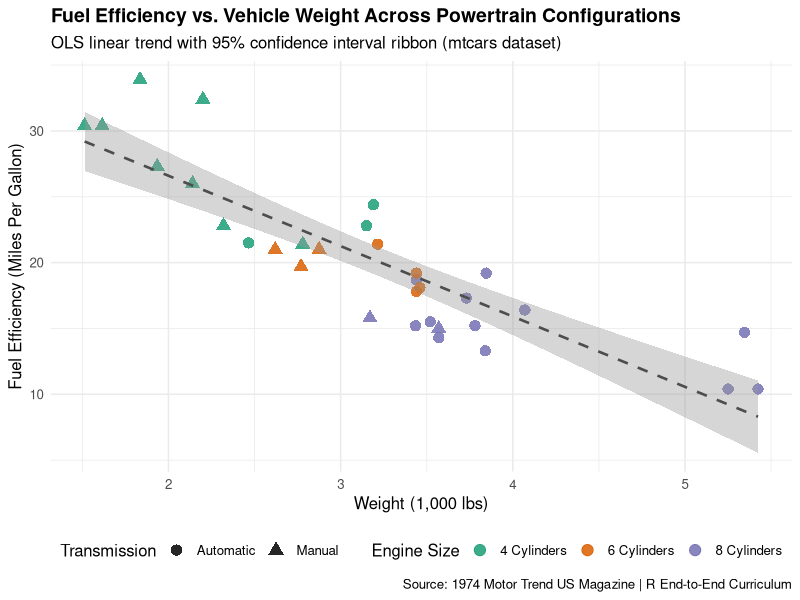
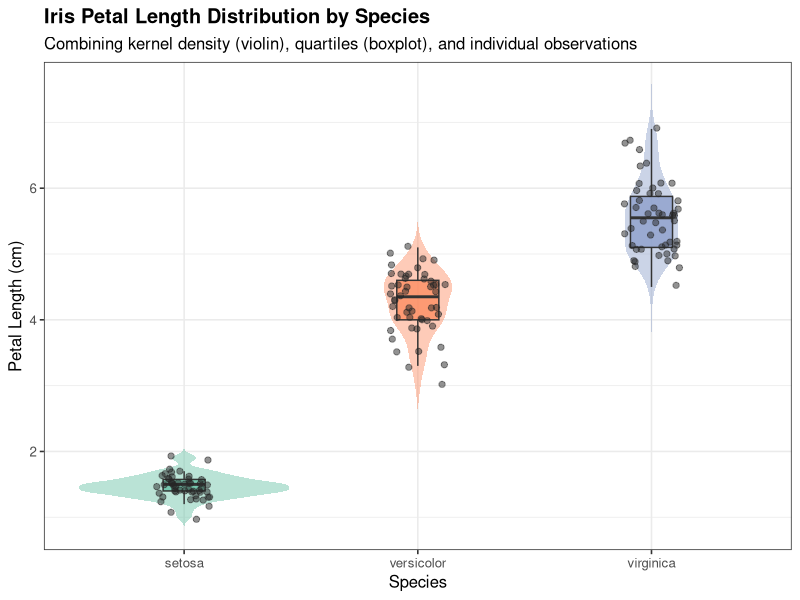
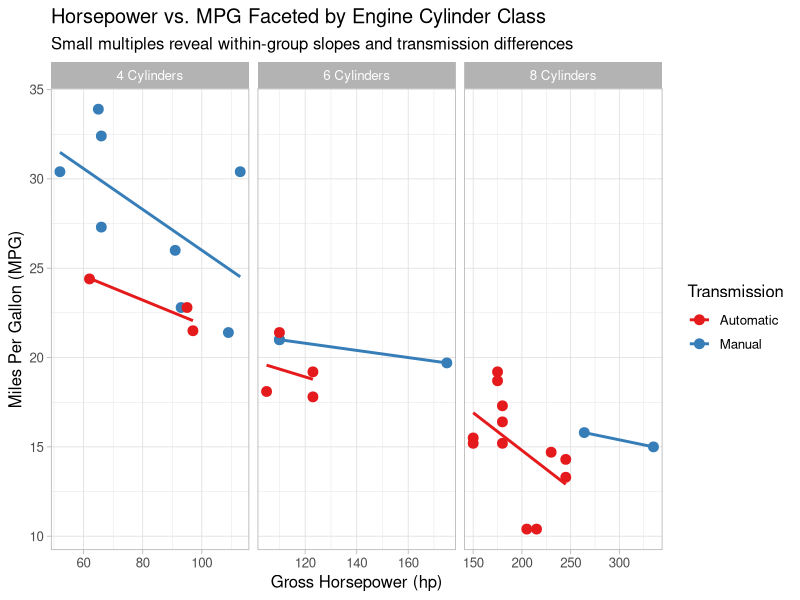

Write R code to recreate these figures, in order.
# ==============================================================================
# PART 03: DATA VISUALIZATION & GRAPHICS
# Module 02: Grammar of Graphics with `ggplot2` (Fundamentals to Publication-Grade)
# ==============================================================================
# Wilkinson's "Grammar of Graphics" decomposes any statistical plot into 7 layers:
# 1. Data        (`ggplot(data = ...)`)
# 2. Aesthetics  (`aes(x = ..., y = ..., color = ..., size = ..., fill = ...)`)
# 3. Geometries  (`geom_point()`, `geom_line()`, `geom_col()`, `geom_boxplot()`)
# 4. Facets      (`facet_wrap()`, `facet_grid()`)
# 5. Statistics  (`stat_smooth()`, `stat_summary()`)
# 6. Coordinates (`coord_flip()`, `coord_cartesian()`, `coord_polar()`)
# 7. Themes      (`theme_minimal()`, `theme_bw()`, custom `theme()`)
# ==============================================================================

if (requireNamespace("ggplot2", quietly = TRUE)) {
  library(ggplot2)

  # Prepare a clean copy of `mtcars` with factor labels
  cars_df <- mtcars
  cars_df$cyl_fct  <- factor(cars_df$cyl, labels = c("4 Cylinders", "6 Cylinders", "8 Cylinders"))
  cars_df$trans    <- factor(cars_df$am, labels = c("Automatic", "Manual"))
  cars_df$car_name <- rownames(mtcars)

  # ----------------------------------------------------------------------------
  # 1. MULTIVARIATE SCATTER PLOT WITH CONFIDENCE RIBBONS & AESTHETIC MAPPINGS
  # ----------------------------------------------------------------------------
  p1_scatter <- ggplot(cars_df, aes(x = wt, y = mpg, color = cyl_fct, shape = trans)) +
    geom_point(size = 3.5, alpha = 0.85) +
    geom_smooth(aes(group = 1), method = "lm", formula = y ~ x,
                se = TRUE, color = "gray30", linetype = "dashed", linewidth = 0.9) +
    scale_color_manual(values = c("#1b9e77", "#d95f02", "#7570b3")) +
    labs(
      title    = "Fuel Efficiency vs. Vehicle Weight Across Powertrain Configurations",
      subtitle = "OLS linear trend with 95% confidence interval ribbon (mtcars dataset)",
      x        = "Weight (1,000 lbs)",
      y        = "Fuel Efficiency (Miles Per Gallon)",
      color    = "Engine Size",
      shape    = "Transmission",
      caption  = "Source: 1974 Motor Trend US Magazine | R End-to-End Curriculum"
    ) +
    theme_minimal(base_size = 12) +
    theme(
      plot.title      = element_text(face = "bold", size = 14),
      legend.position = "bottom"
    )

  # ----------------------------------------------------------------------------
  # 2. RAIN-CLOUD STYLE DISTRIBUTION: VIOLIN + BOXPLOT + JITTERED POINTS
  # ----------------------------------------------------------------------------
  p2_distribution <- ggplot(iris, aes(x = Species, y = Petal.Length, fill = Species)) +
    geom_violin(alpha = 0.45, trim = FALSE, color = NA) +
    geom_boxplot(width = 0.18, outlier.shape = NA, alpha = 0.8, color = "gray20") +
    geom_jitter(width = 0.12, alpha = 0.5, size = 1.8, color = "gray15") +
    scale_fill_brewer(palette = "Set2") +
    labs(
      title    = "Iris Petal Length Distribution by Species",
      subtitle = "Combining kernel density (violin), quartiles (boxplot), and individual observations",
      x        = "Species",
      y        = "Petal Length (cm)"
    ) +
    theme_bw(base_size = 12) +
    theme(legend.position = "none", plot.title = element_text(face = "bold"))

  # ----------------------------------------------------------------------------
  # 3. FACETED SMALL MULTIPLES (`facet_wrap`)
  # ----------------------------------------------------------------------------
  p3_facets <- ggplot(cars_df, aes(x = hp, y = mpg, color = trans)) +
    geom_point(size = 3) +
    geom_smooth(method = "lm", formula = y ~ x, se = FALSE) +
    facet_wrap(~ cyl_fct, scales = "free_x") +
    scale_color_manual(values = c("#e41a1c", "#377eb8")) +
    labs(
      title    = "Horsepower vs. MPG Faceted by Engine Cylinder Class",
      subtitle = "Small multiples reveal within-group slopes and transmission differences",
      x        = "Gross Horsepower (hp)",
      y        = "Miles Per Gallon (MPG)",
      color    = "Transmission"
    ) +
    theme_light(base_size = 12)

  # Save plots cleanly to tempdir
  out_dir <- file.path(tempdir(), "r_course_plots")
  if (!dir.exists(out_dir)) dir.create(out_dir, recursive = TRUE)
  ggsave(file.path(out_dir, "p1_scatter.png"), p1_scatter, width = 9, height = 6, dpi = 150)
  ggsave(file.path(out_dir, "p2_distribution.png"), p2_distribution, width = 8, height = 5.5, dpi = 150)
  ggsave(file.path(out_dir, "p3_facets.png"), p3_facets, width = 10, height = 5, dpi = 150)
  cat("Saved ggplot2 figures to:", out_dir, "\n")
} else {
  cat("Install `ggplot2` via install.packages('ggplot2') to render Grammar of Graphics plots.\n")
}
